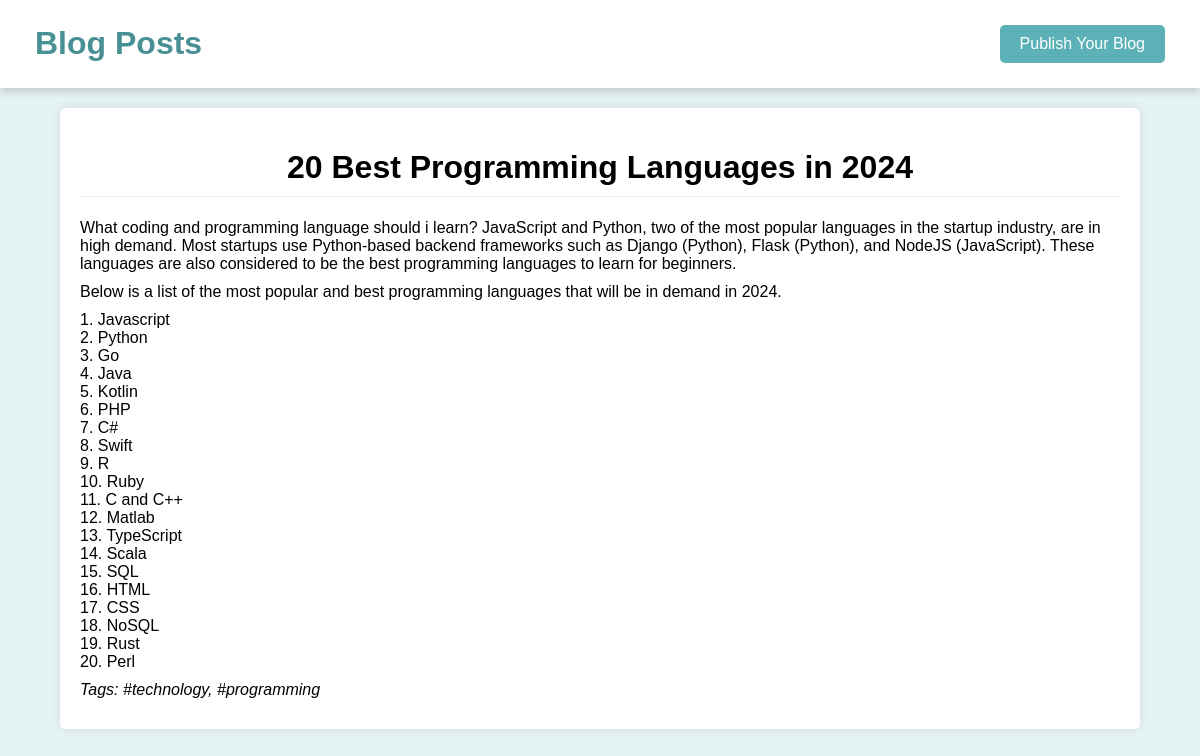
Screenshot of /view_post.php?id=17 with the database file from the repository.
### tables this page shows
CREATE TABLE `posts` (
  `id` int(11) NOT NULL,
  `user_id` int(11) DEFAULT NULL,
  `title` varchar(255) NOT NULL,
  `content` text DEFAULT NULL,
  `created_at` timestamp NOT NULL DEFAULT current_timestamp(),
  `tags` varchar(255) DEFAULT NULL,
  `status` enum('draft','published') DEFAULT 'draft'
);

### view_post.php (the view, shortened to what this page needs)
<?php
require 'db.php';
$post_id = $_GET['id'];
$stmt = $conn->prepare("SELECT * FROM posts WHERE id = ? AND status = 'published'");
$stmt->bind_param('i', $post_id);
$stmt->execute();
$result = $stmt->get_result();
$post = $result->fetch_assoc();
?>
<!DOCTYPE html>
<html lang="en">
<head>
    <link rel="stylesheet" href="css/style.css">
</head>
<body>
<header>
        <h1>Blog Posts</h1>
        <a href="login.php" class="btn">Publish Your Blog</a>
    </header>
    <div class="container">
        <div class="post">
            <h1 class="title-txt"><?php echo htmlspecialchars($post['title']); ?></h1>
            <p><?php echo $post['content']; ?></p>
            <div class="post-tags">
                Tags: <?php echo htmlspecialchars($post['tags']); ?>
            </div>
        </div>
    </div>
</body>
</html>

### css/style.css (style rules this page uses)
body { font-family: "poppins",sans-serif; margin: 0; padding: 0; background-color: #5cb1b826; }
.container { width: 90%; margin: 20px auto; }
header { display: flex; justify-content: space-between; align-items: center; box-shadow: 0 4px 8px rgb(174 175 176 / 60%); padding: 4px 35px; color: #499095; background-color: white; }
h1 { text-align: center; }
.btn { display: inline-block; padding: 10px 20px; background-color:#5cb1b8; color: white; text-decoration: none; border-radius: 5px; margin: 5px 0; text-align: center; border: none; }
.post { background-color: white; margin-bottom: 20px; padding: 20px; border-radius: 5px; box-shadow: 0 0 10px rgba(0, 0, 0, 0.1); }
.title-txt { padding: 0 0 10px 0; border-bottom: 1px solid #80808029; }
.post p { margin: 10px 0; }
.post-tags { margin: 10px 0; font-style: italic; }

### rows the page displays
posts: title "20 Best Programming Languages in 2024", content "What coding and programming language should i learn? JavaScript and Python, two of the most popular languages in the startup industry, are in high demand. Most startups use Python-based backend frameworks such as Django (Python), Flask (Python), and NodeJS (JavaScript). These languages are also considered to be the best programming languages to learn for beginners. Below is a list of the most popular and best programming languages that will be in demand in 2024. 1. Javascript 2. Python 3. Go 4. Java 5. Kotlin 6. PHP 7. C# 8. Swift 9. R 10. Ruby 11. C and C++ 12. Matlab 13. TypeScript 14. Scala 15. SQL 16. HTML 17. CSS 18. NoSQL 19. Rust 20. Perl", tags "#technology, #programming"
